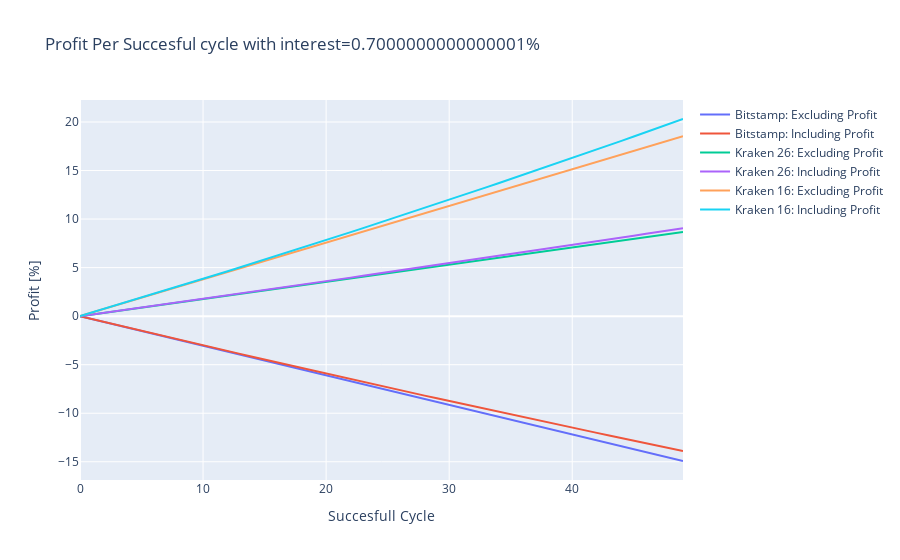

Notebook code cell kept with this figure:
### Code cell
# Edit the layout
fig = go.Figure()
fig.add_trace(go.Scatter(x=succesful_cycles, y=bit_stamp_profit_reinvesting_excluding_profit,
                    mode='lines',
                    name='Bitstamp: Excluding Profit'))
fig.add_trace(go.Scatter(x=succesful_cycles, y=bit_stamp_profit_reinvesting_including_profit,
                    mode='lines',
                    name='Bitstamp: Including Profit'))
fig.add_trace(go.Scatter(x=succesful_cycles, y=kraken_profit_reinvesting_excluding_profit_26,
                    mode='lines',
                    name='Kraken 26: Excluding Profit'))
fig.add_trace(go.Scatter(x=succesful_cycles, y=kraken_profit_reinvesting_including_profit_26,
                    mode='lines',
                    name='Kraken 26: Including Profit'))
fig.add_trace(go.Scatter(x=succesful_cycles, y=kraken_profit_reinvesting_excluding_profit_16,
                    mode='lines',
                    name='Kraken 16: Excluding Profit'))
fig.add_trace(go.Scatter(x=succesful_cycles, y=kraken_profit_reinvesting_including_profit_16,
                    mode='lines',
                    name='Kraken 16: Including Profit'))
fig.update_layout(title=f'Profit Per Succesful cycle with interest={interest*100}%',
                   xaxis_title='Succesfull Cycle',
                   yaxis_title='Profit [%]')
fig.show()

### Figure 1 — Plotly figure (JSON) as saved in the notebook; plotly's stock layout.template omitted (floating-point values rounded to 4 significant figures)
{"data": [{"mode": "lines", "name": "Bitstamp: Excluding Profit", "type": "scatter", "x": [0, 1, 2, 3, 4, 5, 6, 7, 8, 9, 10, 11, 12, 13, 14, 15, 16, 17, 18, 19, 20, 21, 22, 23, 24, 25, 26, 27, 28, 29, 30, 31, 32, 33, 34, 35, 36, 37, 38, 39, 40, 41, 42, 43, 44, 45, 46, 47, 48, 49], "y": [0, -0.3045, -0.609, -0.9134, -1.218, -1.522, -1.827, -2.131, -2.436, -2.74, -3.045, -3.349, -3.654, -3.958, -4.263, -4.567, -4.872, -5.176, -5.481, -5.785, -6.09, -6.394, -6.699, -7.003, -7.308, -7.612, -7.917, -8.221, -8.526, -8.83, -9.134, -9.439, -9.743, -10.05, -10.35, -10.66, -10.96, -11.27, -11.57, -11.87, -12.18, -12.48, -12.79, -13.09, -13.4, -13.7, -14.01, -14.31, -14.62, -14.92]}, {"mode": "lines", "name": "Bitstamp: Including Profit", "type": "scatter", "x": [0, 1, 2, 3, 4, 5, 6, 7, 8, 9, 10, 11, 12, 13, 14, 15, 16, 17, 18, 19, 20, 21, 22, 23, 24, 25, 26, 27, 28, 29, 30, 31, 32, 33, 34, 35, 36, 37, 38, 39, 40, 41, 42, 43, 44, 45, 46, 47, 48, 49], "y": [0, -0.3045, -0.608, -0.9107, -1.212, -1.513, -1.813, -2.112, -2.41, -2.707, -3.003, -3.299, -3.593, -3.887, -4.179, -4.471, -4.762, -5.052, -5.341, -5.629, -5.917, -6.203, -6.489, -6.773, -7.057, -7.34, -7.622, -7.904, -8.184, -8.464, -8.742, -9.02, -9.297, -9.573, -9.849, -10.12, -10.4, -10.67, -10.94, -11.21, -11.48, -11.75, -12.02, -12.29, -12.56, -12.82, -13.09, -13.35, -13.62, -13.88]}, {"mode": "lines", "name": "Kraken 26: Excluding Profit", "type": "scatter", "x": [0, 1, 2, 3, 4, 5, 6, 7, 8, 9, 10, 11, 12, 13, 14, 15, 16, 17, 18, 19, 20, 21, 22, 23, 24, 25, 26, 27, 28, 29, 30, 31, 32, 33, 34, 35, 36, 37, 38, 39, 40, 41, 42, 43, 44, 45, 46, 47, 48, 49], "y": [0, 0.177, 0.3541, 0.5311, 0.7082, 0.8852, 1.062, 1.239, 1.416, 1.593, 1.77, 1.947, 2.124, 2.302, 2.479, 2.656, 2.833, 3.01, 3.187, 3.364, 3.541, 3.718, 3.895, 4.072, 4.249, 4.426, 4.603, 4.78, 4.957, 5.134, 5.311, 5.488, 5.665, 5.842, 6.019, 6.196, 6.373, 6.551, 6.728, 6.905, 7.082, 7.259, 7.436, 7.613, 7.79, 7.967, 8.144, 8.321, 8.498, 8.675]}, {"mode": "lines", "name": "Kraken 26: Including Profit", "type": "scatter", "x": [0, 1, 2, 3, 4, 5, 6, 7, 8, 9, 10, 11, 12, 13, 14, 15, 16, 17, 18, 19, 20, 21, 22, 23, 24, 25, 26, 27, 28, 29, 30, 31, 32, 33, 34, 35, 36, 37, 38, 39, 40, 41, 42, 43, 44, 45, 46, 47, 48, 49], "y": [0, 0.177, 0.3544, 0.5321, 0.71, 0.8883, 1.067, 1.246, 1.425, 1.605, 1.785, 1.965, 2.145, 2.326, 2.507, 2.689, 2.871, 3.053, 3.235, 3.418, 3.601, 3.784, 3.968, 4.152, 4.337, 4.521, 4.706, 4.892, 5.077, 5.263, 5.45, 5.637, 5.824, 6.011, 6.199, 6.387, 6.575, 6.764, 6.953, 7.142, 7.332, 7.522, 7.712, 7.903, 8.094, 8.285, 8.477, 8.669, 8.861, 9.054]}, {"mode": "lines", "name": "Kraken 16: Excluding Profit", "type": "scatter", "x": [0, 1, 2, 3, 4, 5, 6, 7, 8, 9, 10, 11, 12, 13, 14, 15, 16, 17, 18, 19, 20, 21, 22, 23, 24, 25, 26, 27, 28, 29, 30, 31, 32, 33, 34, 35, 36, 37, 38, 39, 40, 41, 42, 43, 44, 45, 46, 47, 48, 49], "y": [0, 0.378, 0.756, 1.134, 1.512, 1.89, 2.268, 2.646, 3.024, 3.402, 3.78, 4.158, 4.536, 4.914, 5.292, 5.67, 6.048, 6.426, 6.804, 7.182, 7.56, 7.938, 8.316, 8.694, 9.072, 9.45, 9.828, 10.21, 10.58, 10.96, 11.34, 11.72, 12.1, 12.47, 12.85, 13.23, 13.61, 13.99, 14.36, 14.74, 15.12, 15.5, 15.88, 16.25, 16.63, 17.01, 17.39, 17.77, 18.14, 18.52]}, {"mode": "lines", "name": "Kraken 16: Including Profit", "type": "scatter", "x": [0, 1, 2, 3, 4, 5, 6, 7, 8, 9, 10, 11, 12, 13, 14, 15, 16, 17, 18, 19, 20, 21, 22, 23, 24, 25, 26, 27, 28, 29, 30, 31, 32, 33, 34, 35, 36, 37, 38, 39, 40, 41, 42, 43, 44, 45, 46, 47, 48, 49], "y": [0, 0.378, 0.7575, 1.138, 1.521, 1.904, 2.29, 2.676, 3.064, 3.454, 3.845, 4.238, 4.632, 5.027, 5.424, 5.823, 6.223, 6.624, 7.027, 7.432, 7.838, 8.246, 8.655, 9.066, 9.478, 9.892, 10.31, 10.72, 11.14, 11.56, 11.98, 12.41, 12.83, 13.26, 13.69, 14.12, 14.55, 14.98, 15.42, 15.85, 16.29, 16.73, 17.17, 17.61, 18.06, 18.51, 18.95, 19.4, 19.85, 20.31]}], "layout": {"title": {"text": "Profit Per Succesful cycle with interest=0.7000000000000001%"}, "xaxis": {"title": {"text": "Succesfull Cycle"}}, "yaxis": {"title": {"text": "Profit [%]"}}}}
